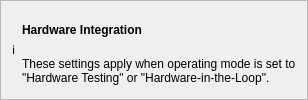
                                <widget class="QFrame" name="infoFrame">
                                    <property name="styleSheet">
                                        <string notr="true">#infoFrame {
                                            background-color: rgba(59, 130, 246, 0.1);
                                            border: 1px solid #2563eb;
                                            border-radius: 8px;
                                            }</string>
                                    </property>
                                    <property name="frameShape">
                                        <enum>QFrame::StyledPanel</enum>
                                    </property>
                                    <property name="frameShadow">
                                        <enum>QFrame::Raised</enum>
                                    </property>
                                    <layout class="QHBoxLayout" name="horizontalLayout">
                                        <item>
                                            <widget class="QLabel" name="iconLabel">
                                                <property name="sizePolicy">
                                                    <sizepolicy hsizetype="Fixed" vsizetype="Fixed">
                                                        <horstretch>0</horstretch>
                                                        <verstretch>0</verstretch>
                                                    </sizepolicy>
                                                </property>
                                                <property name="text">
                                                    <string>ℹ️</string>
                                                </property>
                                                <property name="alignment">
                                                    <set>Qt::AlignTop</set>
                                                </property>
                                            </widget>
                                        </item>
                                        <item>
                                            <layout class="QVBoxLayout" name="warningTextLayout">
                                                <item>
                                                    <widget class="QLabel" name="warningTitleLabel">
                                                        <property name="text">
                                                            <string>Hardware Integration</string>
                                                        </property>
                                                        <property name="font">
                                                            <font>
                                                                <weight>75</weight>
                                                                <bold>true</bold>
                                                            </font>
                                                        </property>
                                                    </widget>
                                                </item>
                                                <item>
                                                    <widget class="QLabel" name="warningDescriptionLabel">
                                                        <property name="text">
                                                            <string>These settings apply when operating mode is set to "Hardware Testing" or "Hardware-in-the-Loop".</string>
                                                        </property>
                                                        <property name="wordWrap">
                                                            <bool>true</bool>
                                                        </property>
                                                    </widget>
                                                </item>
                                            </layout>
                                        </item>
                                    </layout>
                                </widget>
